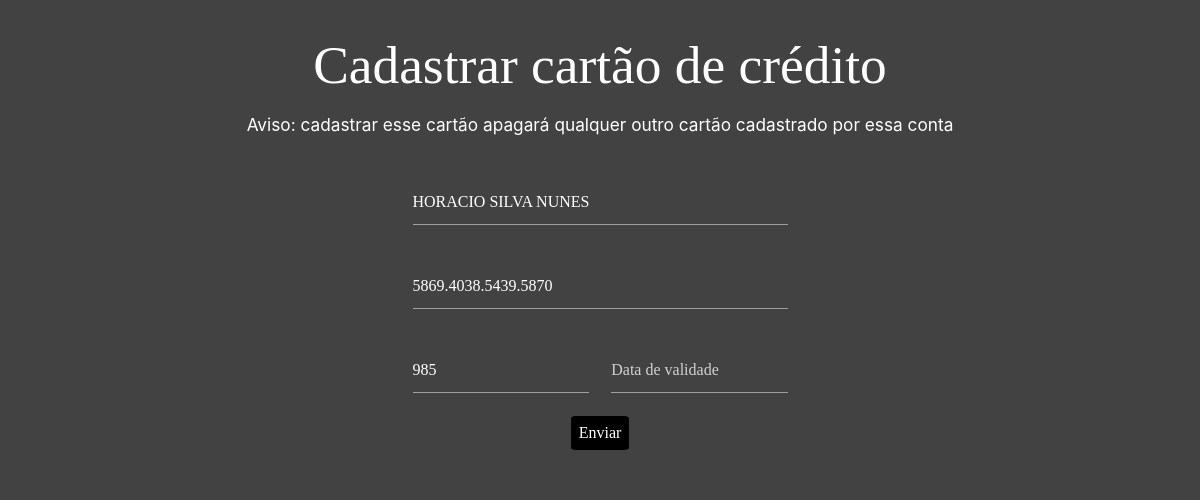
/cartao.php (signed in), run on the app's committed database.
### tables this page shows
CREATE TABLE `cartao` (
  `id_cartao` int(6) NOT NULL,
  `id_usuario` int(6) NOT NULL,
  `num_cartao` varchar(16) NOT NULL,
  `cvv_cartao` int(3) NOT NULL,
  `nome_cartao` varchar(40) NOT NULL,
  `data_val` int(4) DEFAULT NULL
);

### cartao.php (the view, shortened to what this page needs)
<!DOCTYPE html>
<html>
    <head>
        <?php include 'includes/head.php'; include 'includes/authorization.php'; include 'includes/conexao.php'; include 'includes/script.php'?>
    </head>
    <body class="#424242 grey darken-3">
        <h2 class="center white-text ">Cadastrar cartão de crédito</h2>
        <h6 class="center white-text ">Aviso: cadastrar esse cartão apagará qualquer outro cartão cadastrado por essa conta</h6>
        <br>
        <div class="row container">
			<?php
				$sql_cartao = 'SELECT * FROM cartao WHERE id_usuario = '.$_SESSION['id_usuario'].';';
				$cartao = mysqli_query($conexao, $sql_cartao);
				$formulario = mysqli_fetch_array ($cartao);
			?>
				<form class="col offset-s3 s6" method="POST" action="#">
					<div class="input-field col s12">
						<input name="nome" style="color:#FFF;" required placeholder="Nome do Titular" value=<?php echo '"'.$formulario['nome_cartao'].'"'; ?> id="nome" type="text" class="validate">
					</div>
					<div class="input-field col s12">
						<input name="numero" style="color:#FFF;" required placeholder="Número do cartão" value=<?php echo '"'.$formulario['num_cartao'].'"'; ?> id="numero" maxlenght="16" type="text" class="validate">
					</div>
					<div class="input-field col s6">
						<input name="cvv" style="color:#FFF;" placeholder="CVV" value=<?php echo '"'.$formulario['cvv_cartao'].'"'; ?> id="cvv" maxlenght="3" type="text" class="validate">
					</div>
                    <div class="input-field col s6">
                    <input name="data_val" style="color:#FFF;" placeholder="Data de validade" id="data_val" type="text" class="validate">
                    </div>
                    <div class="center">
						<input type="submit" name="cartao" value="Enviar">
						<br/>
						<br/>
					</div>
				</form>
        </div>
        <br><br><br><br><br>
    </body>
</html>

### css/custom.css (style rules this page uses)
html { font-weight: 100; }

### cartao.php (style rules this page uses)
.center input[type=submit] { color: #fff; background: black; border: none; padding: 2%; border-radius: 8%; }

### data on the page
cartao: nome "HORACIO SILVA NUNES", numero "5869.4038.5439.5870", cvv "985"
